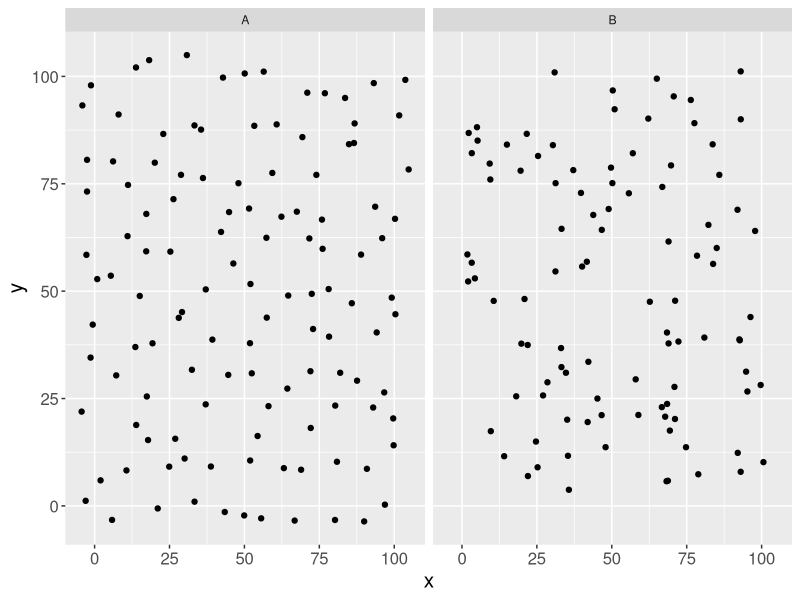

This figure's R source:
## ---- chunk 1
knitr::opts_chunk$set(echo = FALSE, fig.width = 10, fig.height = 5, fig.align = "center", 
                      message = FALSE, warning=FALSE, cache = TRUE) 
library(dplyr, quietly = TRUE, warn.conflicts = FALSE)
library(tidyr, quietly = TRUE, warn.conflicts = FALSE)
library(ggplot2, quietly = TRUE, warn.conflicts = FALSE)
ps <- element_text(size = 12)
ps2 <- element_text(size = 15)
ps3 <- element_text(size = 20)
this.theme <- theme(axis.title.x = ps2, axis.title.y = ps2, axis.text.x = ps, axis.text.y = ps, 
                    title = ps3,
                    legend.text = ps)
## ---- chunk 2
dat1 <- data.frame(
  x = rep(seq(0, 100, 10), each = 11),
  y = rep(seq(0, 100, 10), 11),
  lab = "A")
dat2 <- data.frame(x = runif(100, 1, 100), y = runif(100, 1, 100), lab = "B")
dat <- rbind(dat1, dat2)
ggplot(dat, aes(x = x, y = y)) + facet_grid(~lab) + this.theme + 
  geom_jitter(position = position_jitter(width = 5, height = 5))
## ---- chunk 3
sample(1:20, 5)
rnorm(n = 5, mean = 100, sd = 5)
